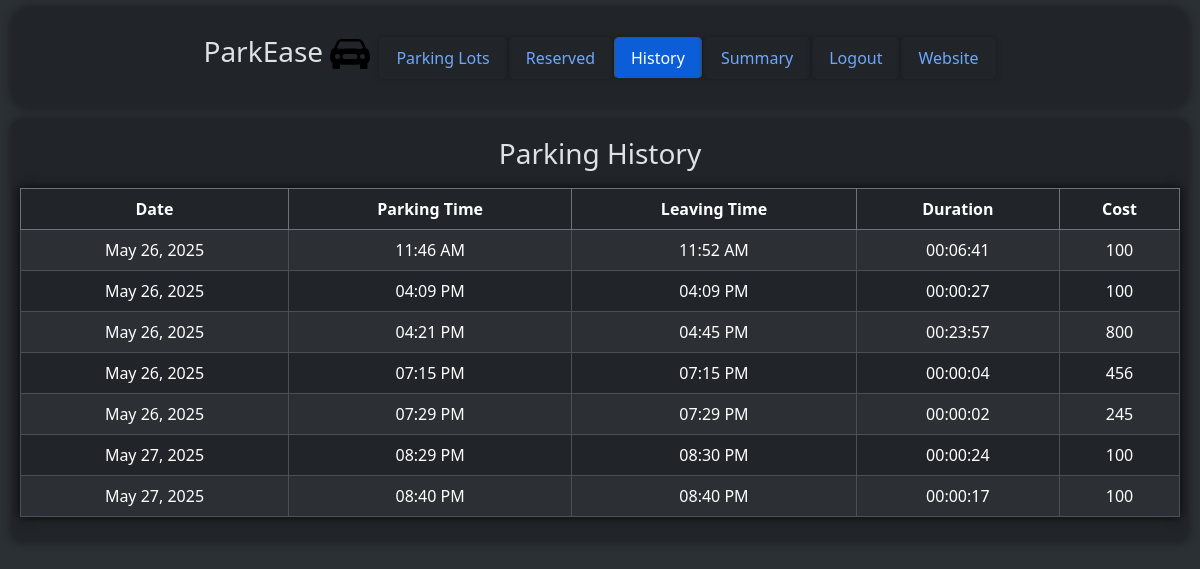
/user/dashboard/history (signed in), run on an earlier commit of the app's database.
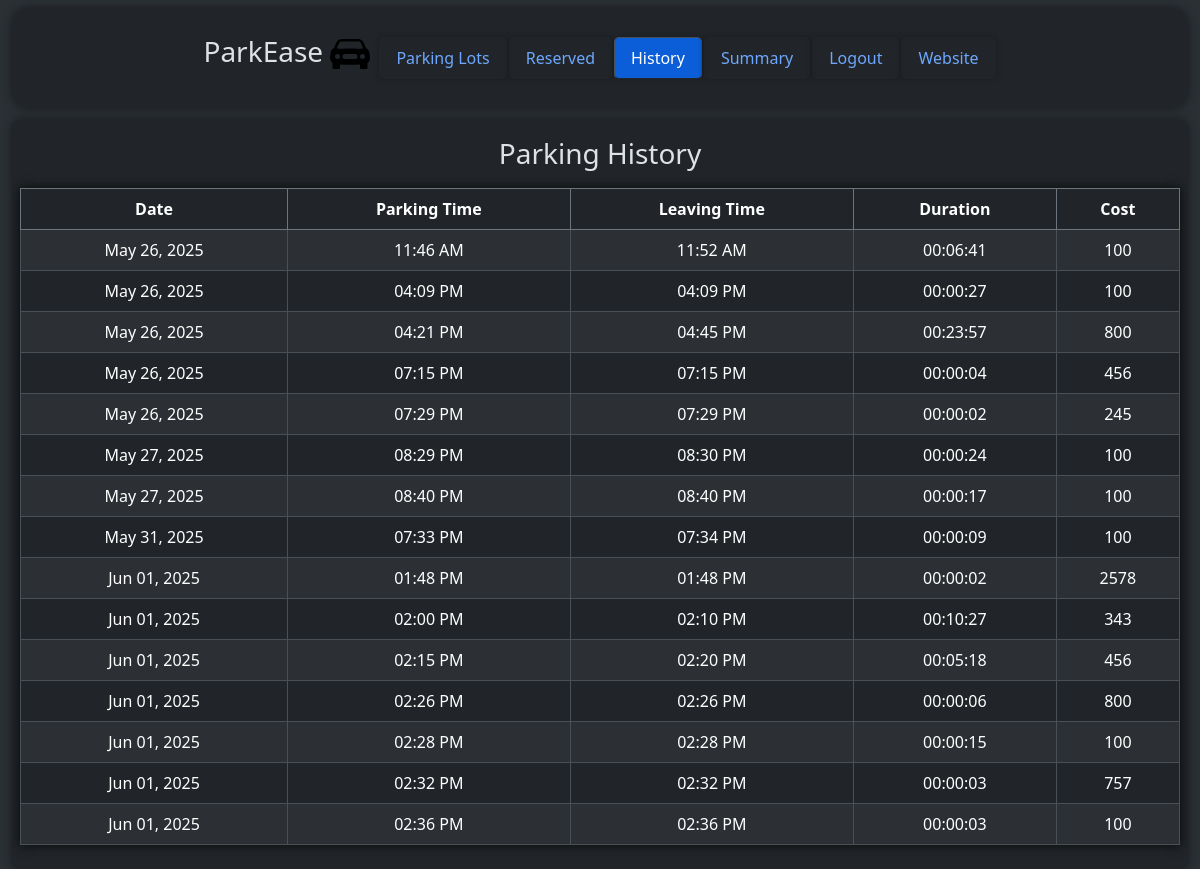
And on a later commit of the database.
### models/parkingInfo.py (models this page shows, shortened)
class ReservedParkingSpot(db.Model) :
    __tablename__ = "reservedparkingspot"
    id = db.Column(db.Integer, primary_key = True, autoincrement = True)
    parkingSpotId = db.Column(db.Integer, db.ForeignKey("parkingspot.id"))
    userId = db.Column(db.Integer, db.ForeignKey("user.id"))
    parkingTimestamp = db.Column(db.DateTime)
    leavingTimestamp = db.Column(db.DateTime)
    totalCost = db.Column(db.Integer)
    vehicleNumber = db.Column(db.String)

### controllers/userDashboard.py (the view)
@userbp.route("/dashboard/history", methods = ["GET"])
def history() :
    return render_template("user/reservedSpotHistory.html", reservedParkingSpots = viewAllReservedParkingSpots())

### controllers/userDashboard.py (called while the page is built)
@userbp.before_request
def restrict() :
    if session.get("type") != "user" :
        return redirect(url_for("general.signIn"))

def viewAllReservedParkingSpots() :
    return db.session.execute(db.select(ReservedParkingSpot).filter_by(userId = session["id"])).scalars().all()

### templates/user/reservedSpotHistory.html (shortened to what the changed rows need)
<!DOCTYPE html>
<html class = "h-100" data-bs-theme = "dark">
    <head>
        <link rel = "stylesheet" href = "/static/bootstrap/css/bootstrap.min.css"/>
        <link rel = "stylesheet" href = "/static/css/style.css"/>
    </head>
    <body class = "h-100">
        <div class = "container-fluid bg-body-tertiary min-vh-100">
            <div class = "rounded-3 container-fluid bg-body p-2 overflow-auto" style = "height: 80%; width: 100%; margin-top: 120px; box-shadow: 0 0 10px rgb(24, 26, 29);">
                <div>
                    <table class = "table table-striped table-bordered table-hover text-center" style = "box-shadow: 0 0 10px rgb(7, 8, 8)">
                        <thead class = "border-secondary">
                            <tr>
                                <th>
                                    Date
                                </th>
                                <th>
                                    Parking Time
                                </th>
                                <th>
                                    Leaving Time
                                </th>
                                <th>
                                    Duration
                                </th>
                                <th>
                                    Cost
                                </th>
                            </tr>
                        </thead>
                        <tbody>
                            {% for reservedParkingSpot in reservedParkingSpots %}
                                <tr>
                                    <td>
                                        {{ reservedParkingSpot.parkingTimestamp.strftime("%b %d, %Y") }}
                                    </td>
                                    <td>
                                        {{ reservedParkingSpot.parkingTimestamp.strftime("%I:%M %p") }}
                                    </td>
                                    <td>
                                        {{ reservedParkingSpot.leavingTimestamp.strftime("%I:%M %p") }}
                                    </td>
                                    <td>
                                        {% set dur = (reservedParkingSpot.leavingTimestamp - reservedParkingSpot.parkingTimestamp).total_seconds() | int %}
                                        {{ "%02d" | format(dur // 3600) }}:{{ "%02d" | format((dur % 3600) // 60) }}:{{ "%02d" | format(dur % 60) }}
                                    </td>
                                    <td>
                                        {{ reservedParkingSpot.totalCost }}
                                    </td>
                                </tr>
                            {% endfor %}
                        </tbody>
                    </table>
                </div>
            </div>
        </div>
    </body>
</html>

What changed in the data, as far as the page shows it:
added ReservedParkingSpot: parkingTimestamp "May 31, 2025", parkingTimestamp "07:33 PM", leavingTimestamp "07:34 PM", dur "00", value "00", dur "09", totalCost "100"
added ReservedParkingSpot: parkingTimestamp "Jun 01, 2025", parkingTimestamp "01:48 PM", leavingTimestamp "01:48 PM", dur "00", value "00", dur "02", totalCost "2578"
added ReservedParkingSpot: parkingTimestamp "Jun 01, 2025", parkingTimestamp "02:00 PM", leavingTimestamp "02:10 PM", dur "00", value "10", dur "27", totalCost "343"
added ReservedParkingSpot: parkingTimestamp "Jun 01, 2025", parkingTimestamp "02:15 PM", leavingTimestamp "02:20 PM", dur "00", value "05", dur "18", totalCost "456"
added ReservedParkingSpot: parkingTimestamp "Jun 01, 2025", parkingTimestamp "02:26 PM", leavingTimestamp "02:26 PM", dur "00", value "00", dur "06", totalCost "800"
added ReservedParkingSpot: parkingTimestamp "Jun 01, 2025", parkingTimestamp "02:28 PM", leavingTimestamp "02:28 PM", dur "00", value "00", dur "15", totalCost "100"
added ReservedParkingSpot: parkingTimestamp "Jun 01, 2025", parkingTimestamp "02:32 PM", leavingTimestamp "02:32 PM", dur "00", value "00", dur "03", totalCost "757"
added ReservedParkingSpot: parkingTimestamp "Jun 01, 2025", parkingTimestamp "02:36 PM", leavingTimestamp "02:36 PM", dur "00", value "00", dur "03", totalCost "100"
